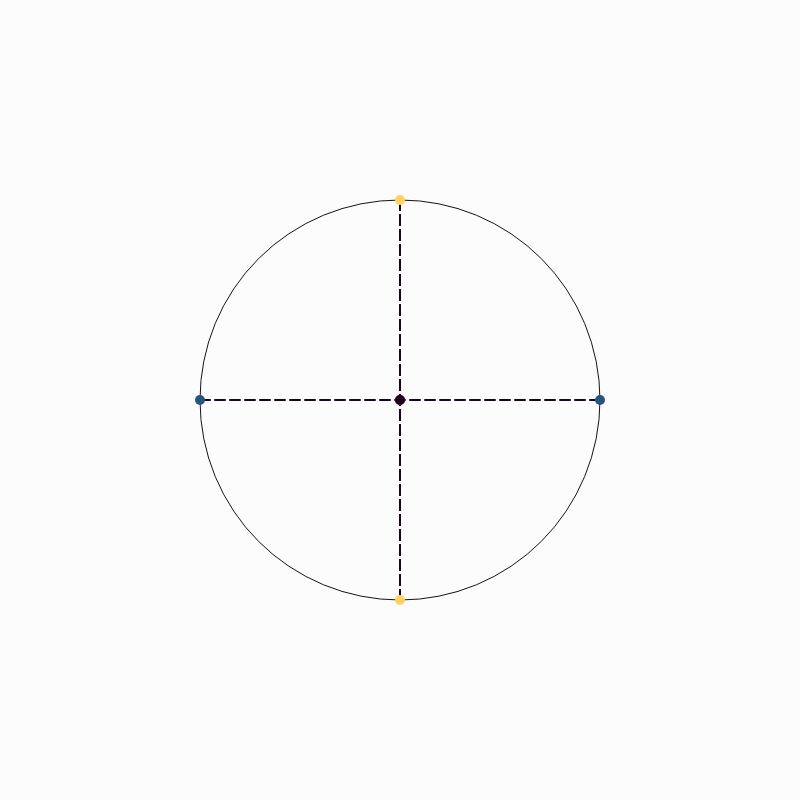
Frame 1 (no input)
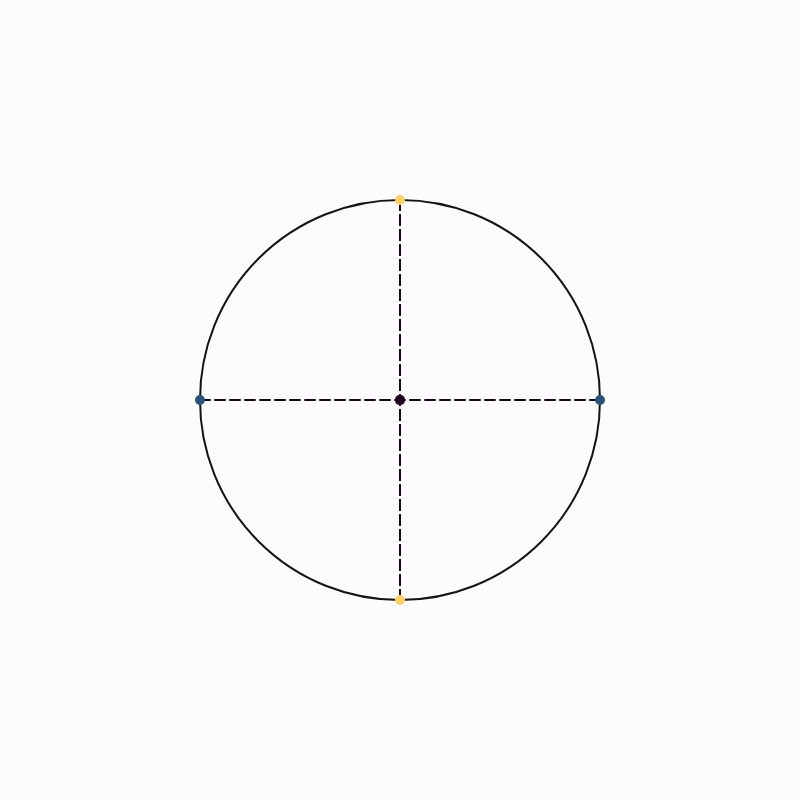
Frame 60 (no input)
Frame 120 (the mouse pressed at the canvas centre since frame 60): identical to frame 60, image omitted

The p5.js sketch that drew these frames (run headless with seeded random() and noise() and a simulated clock; from frame 60 on, the mouse is pressed at the canvas centre):

// p5.js sketch
// ── sketch.js
let focalPoint, focalPoint2, centro, pontoB, pontoB2, pontoA
let larguraElipse, c, h ,k, altura
function setup() {
  createCanvas(800, 800);
  
  h = height / 2
  k = width / 2
  
  altura = 200
  
  translate(height/2, width/2)
  
  focalPoint = createVector(h, k)
  focalPoint2 = createVector(h, k)
}

function mouseDragged() {
  focalPoint.x = mouseX
  focalPoint2.x = width - mouseX
}

function draw() {
  background(252, 252, 252);

  let focalPointCor = color(239, 71, 111);
  let pontoACor = color(38, 84, 124);
  let pontoBCor = color(255, 209, 102)
  let centroCor = color(28, 2, 33)
      
  setLineDash([])
  drawEllipse()
   
  setLineDash([10, 5]);
  drawLine(focalPoint, centro)
  drawLine(focalPoint2, centro)
  
  drawLine(pontoB, focalPoint)
  drawLine(pontoB, focalPoint2)
  drawLine(pontoB, pontoB2)
  drawLine(pontoB2, focalPoint)
  drawLine(pontoB2, focalPoint2)
  
  drawLine(pontoA, focalPoint)
  drawLine(pontoA2, focalPoint2)
  setLineDash([])
  
  drawDot(focalPoint, focalPointCor)
  
  drawDot(focalPoint2, focalPointCor)
  
  drawDot(pontoA, pontoACor)
  drawDot(pontoA2, pontoACor)
  
  drawDot(pontoB, pontoBCor)
  drawDot(pontoB2, pontoBCor)
  
  drawDot(centro, centroCor)
}


function drawEllipse() {
  centro = createVector(h, k)
  
  c = focalPoint.dist(centro)

  pontoB = createVector(h, dist(h, altura, centro.x, centro.y))
  
  pontoB2 = createVector(h, height - dist(h, altura, centro.x, centro.y))
  
  pontoA = createVector(0,k)
  a = sqrt(pow(altura, 2) + pow(c, 2))
  
  pontoA.x = a + k
  
  pontoA2 = createVector(width - pontoA.x, k)
  
  if(pontoA.x > width) {
    pontoA.x = width
    pontoA2.x = 0
  }
  
  larguraElipse = pontoA.dist(centro) * 2
  alturaElipse = altura * 2
  
  noFill();
  stroke(20);
  ellipse(h, k, larguraElipse, alturaElipse)
}

function drawLine(v1, v2) {
  stroke(28, 2, 33);
  strokeWeight(2);
  line(v1.x, v1.y, v2.x, v2.y)
}

function drawDot(v, cor) {
  fill(cor);
  noStroke();
  circle(v.x, v.y, 10)
}

function setLineDash(list) {
  drawingContext.setLineDash(list);
}
